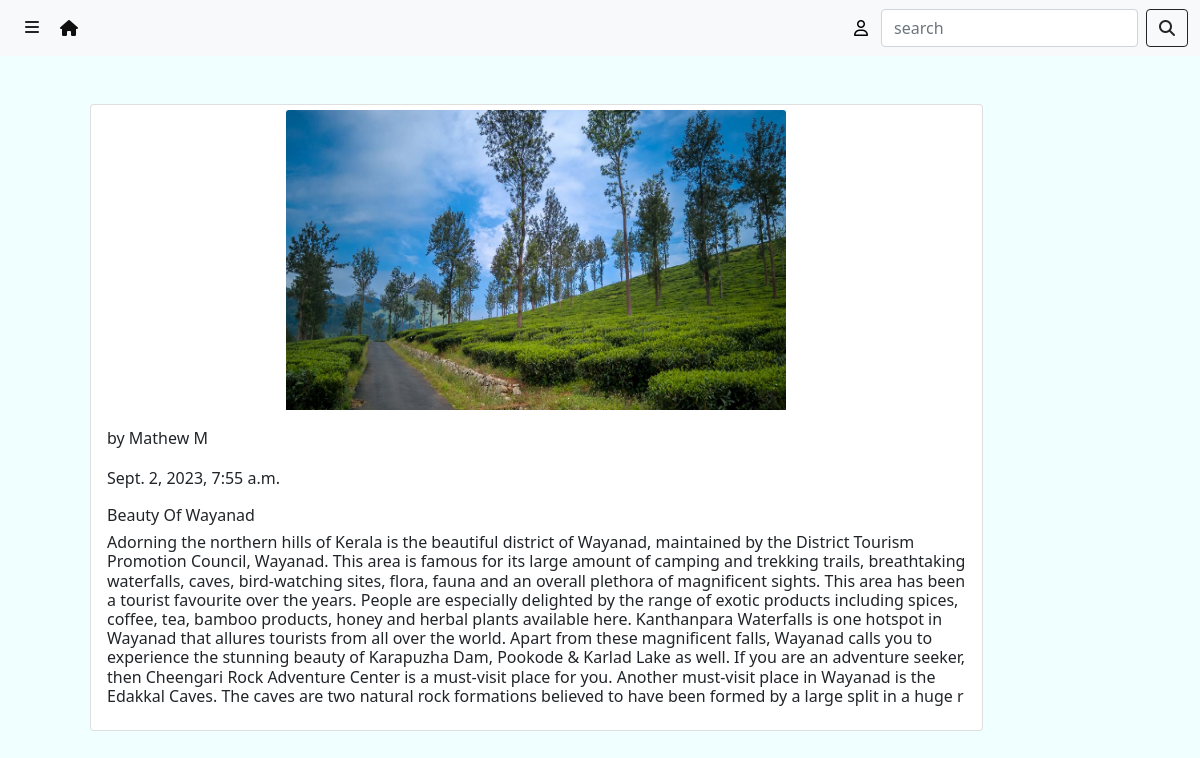
Page /read/1/ (signed in) on the committed database.
### application/models.py (models this page shows, shortened)
class Blog(models.Model):
    title=models.CharField(max_length=200,unique=True)
    user=models.ForeignKey(User,on_delete=models.CASCADE)
    img=models.ImageField(upload_to='img',null=True,blank=True)
    author=models.CharField(max_length=20)
    content=models.TextField()
    created=models.DateTimeField(auto_now_add=True)
    updated=models.DateTimeField(auto_now=True)

### application/views.py (the view)
# urls.py: path('read/<int:s>/',views.read,name='read'),
@login_required
def read(request,s):
    b=Blog.objects.get(id=s)
    return render(request,'read.html',{'b':b})

### templates/read.html
{% extends 'appbase.html' %}
{% load static %}
{% block content %}
<div class="container">
<div style="height:700px;width:80%">
    <div class="card m-5" style="width:100%;">
      <center>
  <img src="{{b.img.url}}" class="card-img-top" style="height:300px;width:500px;margin-top:5px">
        </center>
  <div class="card-body">
    <p class="card-text">by {{b.author}}</p>
    <p>{{b.created}}</p>
    <h6>{{b.title}}</h6>
    <h6>{{b.content }}</h6>
  </div>
</div>
</div>
  </div>
{% endblock %}

### static/css/style1.css (style rules this page uses)
body { background:Azure }

### rows in the picture
Blog: img (picture), author "Mathew M", created "Sept. 2, 2023, 7:55 a.m.", title "Beauty Of Wayanad", content "Adorning the northern hills of Kerala is the beautiful district of Wayanad, maintained by the District Tourism Promotion Council, Wayanad. This area is famous for its large amount of camping and trekking trails, breathtaking waterfalls, caves, bird-watching sites, flora, fauna and an overall plethora of magnificent sights. This area has been a tourist favourite over the years. People are especially delighted by the range of exotic products including spices, coffee, tea, bamboo products, honey and herbal plants available here. Kanthanpara Waterfalls is one hotspot in Wayanad that allures tourists from all over the world. Apart from these magnificent falls, Wayanad calls you to experience the…"
